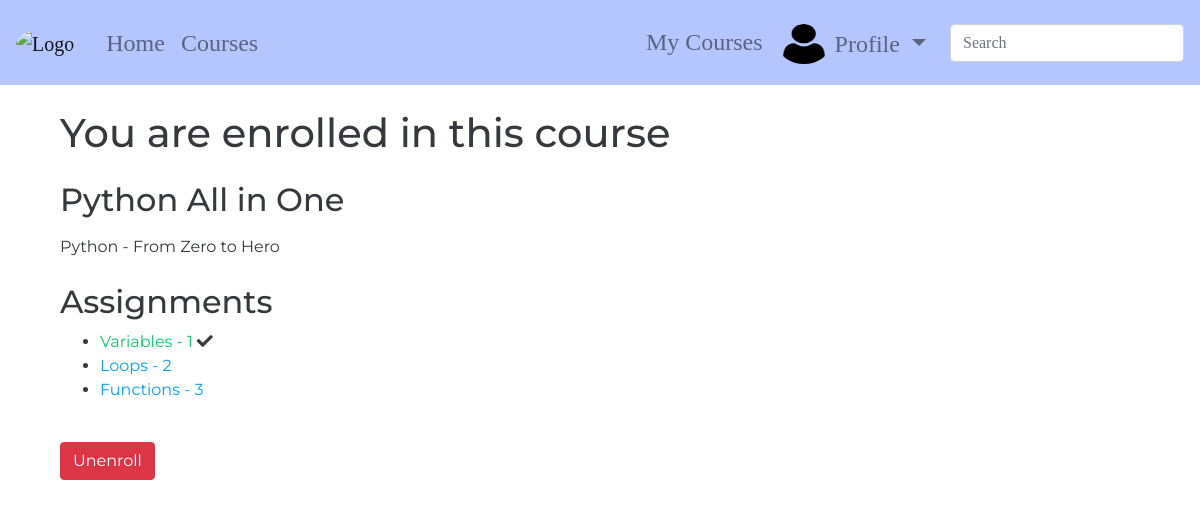
Page /courses/python/python-all-in-one/ (signed in) on the committed database.
### accounts/models.py (models this page shows, shortened)
class CustomUser(AbstractUser, PermissionsMixin):
    email = models.EmailField(verbose_name='email', max_length=60, unique=True)
    username = models.CharField(max_length=30, unique=True)
    date_joined = models.DateTimeField(verbose_name='date joined', auto_now_add=True)
    last_login = models.DateTimeField(verbose_name='last login', auto_now=True)
    is_admin = models.BooleanField(default=False)
    is_active = models.BooleanField(default=True)
    is_staff = models.BooleanField(default=False)
    is_superuser = models.BooleanField(default=False)
    USERNAME_FIELD = 'email'
    REQUIRED_FIELDS = ['username', ]
    objects = CustomUserManager()

class Profile(models.Model):
    user = models.OneToOneField(settings.AUTH_USER_MODEL, related_name='profile', on_delete=models.CASCADE)
    first_name = models.CharField(max_length=40, null=True, blank=True)
    last_name = models.CharField(max_length=40, null=True, blank=True)
    phone = PhoneNumberField(max_length=20, null=True, blank=True)
    date_of_birth = models.DateField(null=True, blank=True)
    bio = models.TextField(null=True, blank=True)
    profile_pic = models.ImageField(null=True, blank=True, upload_to='images/profile_pics',
                                    default=get_default_profile_pic)

### courses/models.py (models this page shows, shortened)
class CourseInstance(models.Model):
    course = models.ForeignKey(Course, related_name='instances', on_delete=models.CASCADE)
    slug = models.SlugField(allow_unicode=True, unique=True)
    sub_title = models.CharField(max_length=100, null=True, blank=True)
    min_mark = models.SmallIntegerField(
        validators=[
            MinValueValidator(0),
            MaxValueValidator(100),
        ]
    )
    start_date = models.DateField(null=True, blank=True)
    end_date = models.DateField(null=True, blank=True)

class Course(models.Model):
    base_title = models.CharField(max_length=100)
    description = models.TextField(null=True, blank=True)
    slug = models.SlugField(allow_unicode=True, unique=True)

class PersonalAssignment(models.Model):
    course_instance_assignment = models.ForeignKey(CourseInstanceAssignment,
                                                   related_name='personal_assignments',
                                                   on_delete=models.CASCADE)
    enroll = models.ForeignKey(Enroll, related_name='personal_assignments', on_delete=models.CASCADE)
    answer_field = models.TextField(null=True, blank=True)
    answer_file = models.FileField(null=True, blank=True, upload_to=student_answers_directory_path)
    is_completed = models.BooleanField(default=False)
    grade = models.SmallIntegerField(
        blank=True,
        null=True,
        default=0,
        validators=[
            MinValueValidator(0),
            MaxValueValidator(100),
        ]
    )
    def get_absolute_url(self):
        return reverse('courses:personal-assignment',
                       kwargs={
                           'course_slug': self.enroll.course_instance.course.slug,
                           'instance_slug': self.enroll.course_instance.slug,
                           'pk': self.pk
                       })

class Assignment(models.Model):
    title = models.CharField(max_length=100, null=True, blank=True)
    content = models.TextField(null=True, blank=True)
    start_date = models.DateTimeField(null=True, blank=True)
    end_date = models.DateTimeField(null=True, blank=True)

### courses/views.py (the view)
class CourseInstanceDetail(generic.DetailView):
    model = course_models.CourseInstance
    template_name = 'courses/course_instance_detail.html'
    context_object_name = 'course_instance'
    def get_object(self, queryset=None):
        return get_object_or_404(
            course_models.CourseInstance,
            course__slug=self.kwargs.get('course_slug'),
            slug=self.kwargs.get('instance_slug'),
        )
    def get_context_data(self, **kwargs):
        context = super(CourseInstanceDetail, self).get_context_data(**kwargs)
        if not self.request.user.is_authenticated:
            context['is_enrolled'] = False
        else:
            context['is_enrolled'] = self.object.enrolls.filter(student=self.request.user).exists()
        if self.request.user.is_authenticated and context['is_enrolled']:
            context['current_enroll'] = self.object.enrolls.get(student=self.request.user)
        return context

### accounts/templatetags/accounts_extras.py (called while the page is built)
@register.filter(name='has_group')
def has_group(user, group_name):
    return user.groups.filter(name=group_name).exists()

### courses/templates/courses/course_instance_detail.html (shortened to what this page needs)
{% extends 'base.html' %}
{% block content %}
    <div class="container">
    {% if is_enrolled %}
        <h1>You are enrolled in this course</h1>
        <h2 class="mt-4 mb-3">{{ course_instance.sub_title }}</h2>
        <p>{{ course_instance.course.description }}</p>
        {% if course_instance.course_assignments.all %}
            <h2 class="mt-4">Assignments</h2>
            <ul>
                {% for pa in current_enroll.personal_assignments.all %}
                    <li>
                        <a href="{{ pa.get_absolute_url }}"
                           class="enroll-assignment-link{% if pa.is_completed %}-completed{% endif %}">
                            {{ pa.course_instance_assignment.title }}
                        </a>
                        {% if pa.is_completed %}
                            <i class="fas fa-check completed_icon"></i>
                        {% endif %}
                    </li>
                {% endfor %}
            </ul>
        {% else %}
            <h2 class="mt-4">There are no assignments yet.</h2>
        {% endif %}
        <a href="{% url 'courses:unenroll' course_slug=course_instance.course.slug instance_slug=course_instance.slug %}"
           class="btn btn-danger mt-4">
            Unenroll
        </a>
    {% else %}
        <h1 class="mb-3 text-center">Active Course</h1>
        <h1 class="mb-3">{{ course_instance.sub_title }}</h1>
        <p>{{ course_instance.course.description }}</p>
        <a href="{% url 'courses:enroll' course_slug=course_instance.course.slug instance_slug=course_instance.slug %}" class="btn btn-primary mt-4">Enroll</a>
    {% endif %}
    </div>
{% endblock %}

### templates/base.html (shortened to what this page needs)
<!DOCTYPE html>
{% load static %}
{% load accounts_extras %}
<html lang="en">
<head>
    <link rel="stylesheet" href="https://stackpath.bootstrapcdn.com/bootstrap/4.5.2/css/bootstrap.min.css">
    <link rel="stylesheet" href="https://stackpath.bootstrapcdn.com/font-awesome/4.7.0/css/font-awesome.min.css">    <link href="https://fonts.googleapis.com/css?family=Montserrat" rel="stylesheet">
    <link rel="stylesheet" href="https://use.fontawesome.com/releases/v5.15.1/css/all.css">
    <link rel="stylesheet" href="{% static 'course_manager/css/master.css' %}">
</head>
<body>
    <nav class="smart_scroll navbar navbar-expand-lg navbar-light" id="baseNavbar">
        <a href="{% url 'homepage' %}" class="navbar-brand">
            <img id="blogLogo" src="" alt="Logo">
        </a>
        <div class="collapse navbar-collapse" id="basicExampleNav">
            <ul class="navbar-nav mr-auto ml-2">
                <li class="nav-item">
                    <a class="nav-link" href="{% url 'homepage' %}">Home</a>
                </li>
                <li class="nav-item">
                    <a class="nav-link" href="{% url 'courses:courses-list' %}">Courses</a>
                </li>
            </ul>
            {% if user.is_authenticated %}
                <ul class="navbar-nav ml-2 pr-3 nav-flex-icons">
                    <li class="nav-item mt-2">
                        <a class="nav-link" href="{% url 'courses:user-courses' %}">My Courses</a>
                    </li>
                    <li class="nav-item dropdown mt-2">
                        <a href="#" class="nav-link dropdown-toggle" id="navbarDropdownMenuLink-4" data-toggle="dropdown"
                            aria-haspopup="true" aria-expanded="false">
                            {% if user.profile.profile_pic %}
                                <img class="profile_pic" src="{{ user.profile.profile_pic.url }}" alt="User Profile Picture">
                            {% else %}
                                <img class="profile_pic" src="{% static 'course_manager/images/default_profile_pic_1.png' %}"
                                alt="Default Profile Picture">
                            {% endif %}
                            Profile
                        </a>
                    </li>
                </ul>
            {% endif %}
            <form class="navbar-form form-inline" method="get" action=""
                  role="search" id="navbarSearchForm">
              <div class="md-form my-2">
                <input id="searchBarInput" class="input_field form-control mr-sm-2" name="q"
                       type="text" placeholder="Search" aria-label="Search">
              </div>
            </form>
        </div>
    </nav>
    <div id="wrap" class="wrapper flex-grow-1">
        <div id="main" class="container content main_content mt-4 mb-5">
            {% block content %}
            {% endblock %}
        </div>
    </div>
</body>
</html>

### static/course_manager/css/master.css (style rules this page uses)
body { height: 100%; background-color: rgba(255, 255, 255, 0.39); color: #35383c; font-family: 'Montserrat', sans-serif; }
#baseNavbar { background-color: #b5c6ff; font-family: 'Arvo', serif; font-size: 1.5rem; }
#blogLogo { width: 90px; height: 75px; border-radius: 50%; }
#navbarSearchForm input[type=text] { width: 100%; }
.profile_pic { width: 50px; height: 45px; border-radius: 50%; padding-bottom: 5px; }
.enroll-assignment-link { color: #00a1ff; }
.enroll-assignment-link-completed { color: #00cc66; }

### rows in the picture
CustomUser: profile.profile_pic (picture)
CourseInstance: sub_title "Python All in One", course.description "Python - From Zero to Hero"
PersonalAssignment: course_instance_assignment "Variables - 1", is_completed True (drawn)
PersonalAssignment: course_instance_assignment "Loops - 2"
PersonalAssignment: course_instance_assignment "Functions - 3"
